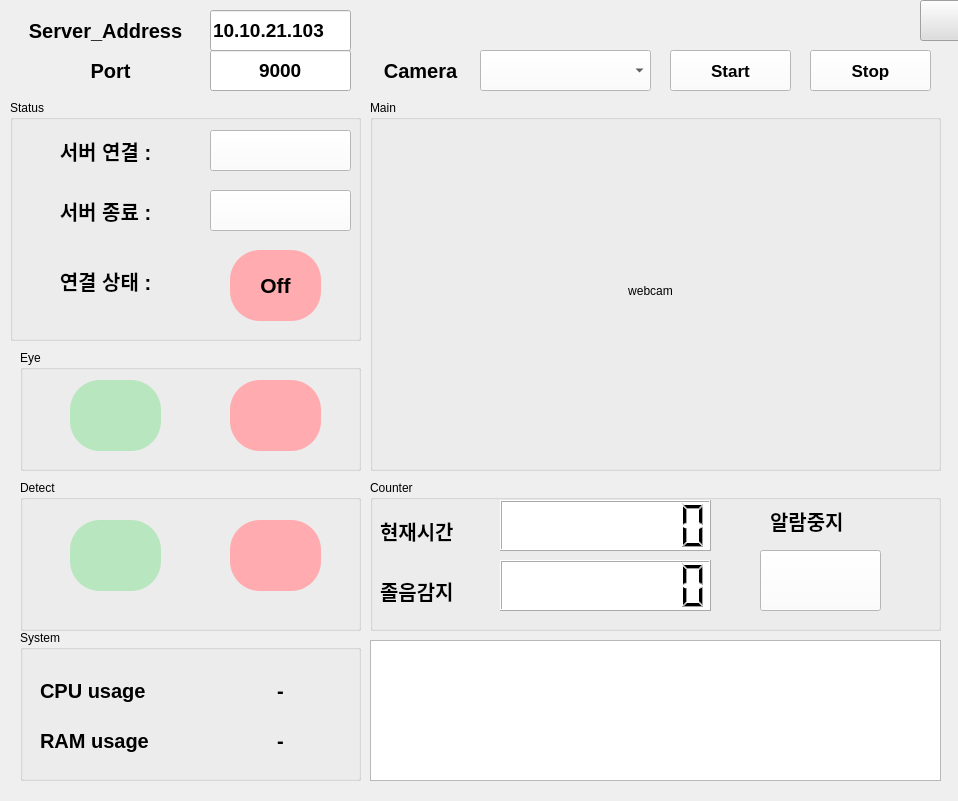
<?xml version="1.0" encoding="UTF-8"?>
<ui version="4.0">
 <class>MainWindow</class>
 <widget class="QMainWindow" name="MainWindow">
  <property name="geometry">
   <rect>
    <x>0</x>
    <y>0</y>
    <width>958</width>
    <height>801</height>
   </rect>
  </property>
  <property name="sizePolicy">
   <sizepolicy hsizetype="Fixed" vsizetype="Fixed">
    <horstretch>0</horstretch>
    <verstretch>0</verstretch>
   </sizepolicy>
  </property>
  <property name="windowTitle">
   <string>MainWindow</string>
  </property>
  <property name="autoFillBackground">
   <bool>false</bool>
  </property>
  <widget class="QWidget" name="centralwidget">
   <widget class="QLabel" name="cameralabel">
    <property name="geometry">
     <rect>
      <x>370</x>
      <y>50</y>
      <width>101</width>
      <height>41</height>
     </rect>
    </property>
    <property name="font">
     <font>
      <family>Arial</family>
      <pointsize>15</pointsize>
      <weight>75</weight>
      <bold>true</bold>
     </font>
    </property>
    <property name="styleSheet">
     <string notr="true"/>
    </property>
    <property name="text">
     <string>Camera</string>
    </property>
    <property name="alignment">
     <set>Qt::AlignCenter</set>
    </property>
   </widget>
   <widget class="QComboBox" name="camlistcb">
    <property name="geometry">
     <rect>
      <x>480</x>
      <y>50</y>
      <width>171</width>
      <height>41</height>
     </rect>
    </property>
    <property name="font">
     <font>
      <family>Arial</family>
      <weight>75</weight>
      <bold>true</bold>
     </font>
    </property>
    <property name="styleSheet">
     <string notr="true">background-color: rgb(255, 255, 255);</string>
    </property>
   </widget>
   <widget class="QPushButton" name="startcambtn">
    <property name="geometry">
     <rect>
      <x>670</x>
      <y>50</y>
      <width>121</width>
      <height>41</height>
     </rect>
    </property>
    <property name="font">
     <font>
      <family>Arial</family>
      <pointsize>13</pointsize>
      <weight>75</weight>
      <bold>true</bold>
     </font>
    </property>
    <property name="styleSheet">
     <string notr="true">background-color: rgb(255, 255, 255);</string>
    </property>
    <property name="text">
     <string>Start</string>
    </property>
   </widget>
   <widget class="QPushButton" name="stopcambtn">
    <property name="geometry">
     <rect>
      <x>810</x>
      <y>50</y>
      <width>121</width>
      <height>41</height>
     </rect>
    </property>
    <property name="font">
     <font>
      <family>Arial</family>
      <pointsize>13</pointsize>
      <weight>75</weight>
      <bold>true</bold>
     </font>
    </property>
    <property name="styleSheet">
     <string notr="true">background-color: rgb(255, 255, 255);</string>
    </property>
    <property name="text">
     <string>Stop</string>
    </property>
   </widget>
   <widget class="QGroupBox" name="groupBox">
    <property name="geometry">
     <rect>
      <x>370</x>
      <y>100</y>
      <width>571</width>
      <height>371</height>
     </rect>
    </property>
    <property name="title">
     <string>Main</string>
    </property>
    <widget class="QLabel" name="mainwebcam">
     <property name="geometry">
      <rect>
       <x>10</x>
       <y>20</y>
       <width>541</width>
       <height>341</height>
      </rect>
     </property>
     <property name="text">
      <string>webcam</string>
     </property>
     <property name="alignment">
      <set>Qt::AlignCenter</set>
     </property>
    </widget>
   </widget>
   <widget class="QGroupBox" name="groupBox_2">
    <property name="geometry">
     <rect>
      <x>10</x>
      <y>100</y>
      <width>351</width>
      <height>241</height>
     </rect>
    </property>
    <property name="title">
     <string>Status</string>
    </property>
    <widget class="QPushButton" name="serverconnectionbtn">
     <property name="geometry">
      <rect>
       <x>200</x>
       <y>30</y>
       <width>141</width>
       <height>41</height>
      </rect>
     </property>
     <property name="font">
      <font>
       <family>Arial</family>
       <pointsize>13</pointsize>
       <weight>75</weight>
       <bold>true</bold>
      </font>
     </property>
     <property name="styleSheet">
      <string notr="true">background-color: rgb(255, 255, 255);</string>
     </property>
     <property name="text">
      <string/>
     </property>
     <property name="icon">
      <iconset>
       <normalon>conn.png</normalon>
      </iconset>
     </property>
     <property name="iconSize">
      <size>
       <width>50</width>
       <height>50</height>
      </size>
     </property>
    </widget>
    <widget class="QPushButton" name="closeconnectionbtn">
     <property name="geometry">
      <rect>
       <x>200</x>
       <y>90</y>
       <width>141</width>
       <height>41</height>
      </rect>
     </property>
     <property name="font">
      <font>
       <family>Arial</family>
       <pointsize>13</pointsize>
       <weight>75</weight>
       <bold>true</bold>
      </font>
     </property>
     <property name="styleSheet">
      <string notr="true">background-color: rgb(255, 255, 255);</string>
     </property>
     <property name="text">
      <string/>
     </property>
     <property name="icon">
      <iconset>
       <normalon>connclose.png</normalon>
      </iconset>
     </property>
     <property name="iconSize">
      <size>
       <width>50</width>
       <height>50</height>
      </size>
     </property>
    </widget>
    <widget class="QLabel" name="cameralabel_11">
     <property name="geometry">
      <rect>
       <x>10</x>
       <y>30</y>
       <width>171</width>
       <height>41</height>
      </rect>
     </property>
     <property name="font">
      <font>
       <family>Arial</family>
       <pointsize>15</pointsize>
       <weight>75</weight>
       <bold>true</bold>
      </font>
     </property>
     <property name="styleSheet">
      <string notr="true"/>
     </property>
     <property name="text">
      <string>서버 연결 :</string>
     </property>
     <property name="alignment">
      <set>Qt::AlignCenter</set>
     </property>
    </widget>
    <widget class="QLabel" name="cameralabel_12">
     <property name="geometry">
      <rect>
       <x>0</x>
       <y>90</y>
       <width>191</width>
       <height>41</height>
      </rect>
     </property>
     <property name="font">
      <font>
       <family>Arial</family>
       <pointsize>15</pointsize>
       <weight>75</weight>
       <bold>true</bold>
      </font>
     </property>
     <property name="styleSheet">
      <string notr="true"/>
     </property>
     <property name="text">
      <string>서버 종료 :</string>
     </property>
     <property name="alignment">
      <set>Qt::AlignCenter</set>
     </property>
    </widget>
    <widget class="QLabel" name="serverofflabel">
     <property name="geometry">
      <rect>
       <x>220</x>
       <y>150</y>
       <width>91</width>
       <height>71</height>
      </rect>
     </property>
     <property name="font">
      <font>
       <family>Arial</family>
       <pointsize>16</pointsize>
       <weight>75</weight>
       <bold>true</bold>
      </font>
     </property>
     <property name="styleSheet">
      <string notr="true">background-color:  rgb(255, 171, 175); border-radius:30px</string>
     </property>
     <property name="text">
      <string>Off</string>
     </property>
     <property name="alignment">
      <set>Qt::AlignCenter</set>
     </property>
    </widget>
    <widget class="QLabel" name="cameralabel_13">
     <property name="geometry">
      <rect>
       <x>0</x>
       <y>160</y>
       <width>191</width>
       <height>41</height>
      </rect>
     </property>
     <property name="font">
      <font>
       <family>Arial</family>
       <pointsize>15</pointsize>
       <weight>75</weight>
       <bold>true</bold>
      </font>
     </property>
     <property name="styleSheet">
      <string notr="true"/>
     </property>
     <property name="text">
      <string>연결 상태 :</string>
     </property>
     <property name="alignment">
      <set>Qt::AlignCenter</set>
     </property>
    </widget>
   </widget>
   <widget class="QGroupBox" name="groupBox_3">
    <property name="geometry">
     <rect>
      <x>370</x>
      <y>480</y>
      <width>571</width>
      <height>151</height>
     </rect>
    </property>
    <property name="title">
     <string>Counter</string>
    </property>
    <widget class="QLabel" name="cameralabel_6">
     <property name="geometry">
      <rect>
       <x>10</x>
       <y>90</y>
       <width>111</width>
       <height>41</height>
      </rect>
     </property>
     <property name="font">
      <font>
       <family>Arial</family>
       <pointsize>15</pointsize>
       <weight>75</weight>
       <bold>true</bold>
      </font>
     </property>
     <property name="styleSheet">
      <string notr="true"/>
     </property>
     <property name="text">
      <string>졸음감지</string>
     </property>
    </widget>
    <widget class="QLCDNumber" name="timelcd">
     <property name="geometry">
      <rect>
       <x>130</x>
       <y>20</y>
       <width>211</width>
       <height>51</height>
      </rect>
     </property>
     <property name="styleSheet">
      <string notr="true">background-color: rgb(255, 255, 255);</string>
     </property>
     <property name="digitCount">
      <number>8</number>
     </property>
    </widget>
    <widget class="QLabel" name="cameralabel_7">
     <property name="geometry">
      <rect>
       <x>10</x>
       <y>30</y>
       <width>111</width>
       <height>41</height>
      </rect>
     </property>
     <property name="font">
      <font>
       <family>Arial</family>
       <pointsize>15</pointsize>
       <weight>75</weight>
       <bold>true</bold>
      </font>
     </property>
     <property name="styleSheet">
      <string notr="true"/>
     </property>
     <property name="text">
      <string>현재시간</string>
     </property>
    </widget>
    <widget class="QLCDNumber" name="drowsinesslcd">
     <property name="geometry">
      <rect>
       <x>130</x>
       <y>80</y>
       <width>211</width>
       <height>51</height>
      </rect>
     </property>
     <property name="styleSheet">
      <string notr="true">background-color: rgb(255, 255, 255);</string>
     </property>
     <property name="digitCount">
      <number>8</number>
     </property>
    </widget>
    <widget class="QPushButton" name="alarmbtn">
     <property name="geometry">
      <rect>
       <x>390</x>
       <y>70</y>
       <width>121</width>
       <height>61</height>
      </rect>
     </property>
     <property name="font">
      <font>
       <family>Arial</family>
       <pointsize>22</pointsize>
       <weight>75</weight>
       <bold>true</bold>
      </font>
     </property>
     <property name="styleSheet">
      <string notr="true">background-color: rgb(255, 255, 255);</string>
     </property>
     <property name="text">
      <string/>
     </property>
     <property name="icon">
      <iconset>
       <activeon>stop.png</activeon>
      </iconset>
     </property>
     <property name="iconSize">
      <size>
       <width>100</width>
       <height>99</height>
      </size>
     </property>
     <property name="autoRepeat">
      <bool>false</bool>
     </property>
     <property name="autoExclusive">
      <bool>false</bool>
     </property>
    </widget>
    <widget class="QLabel" name="cameralabel_10">
     <property name="geometry">
      <rect>
       <x>400</x>
       <y>20</y>
       <width>111</width>
       <height>41</height>
      </rect>
     </property>
     <property name="font">
      <font>
       <family>Arial</family>
       <pointsize>15</pointsize>
       <weight>75</weight>
       <bold>true</bold>
      </font>
     </property>
     <property name="styleSheet">
      <string notr="true"/>
     </property>
     <property name="text">
      <string>알람중지</string>
     </property>
    </widget>
   </widget>
   <widget class="QTextEdit" name="statusTextEdit">
    <property name="geometry">
     <rect>
      <x>370</x>
      <y>640</y>
      <width>571</width>
      <height>141</height>
     </rect>
    </property>
    <property name="font">
     <font>
      <family>Arial</family>
      <pointsize>12</pointsize>
      <weight>75</weight>
      <bold>true</bold>
     </font>
    </property>
   </widget>
   <widget class="QLabel" name="label">
    <property name="geometry">
     <rect>
      <x>0</x>
      <y>0</y>
      <width>958</width>
      <height>893</height>
     </rect>
    </property>
    <property name="font">
     <font>
      <weight>75</weight>
      <bold>true</bold>
     </font>
    </property>
    <property name="text">
     <string/>
    </property>
    <property name="pixmap">
     <pixmap>gray.jpg</pixmap>
    </property>
    <property name="scaledContents">
     <bool>true</bool>
    </property>
   </widget>
   <widget class="QGroupBox" name="groupBox_4">
    <property name="geometry">
     <rect>
      <x>20</x>
      <y>480</y>
      <width>341</width>
      <height>151</height>
     </rect>
    </property>
    <property name="title">
     <string>Detect</string>
    </property>
    <widget class="QLabel" name="drowsinesslabel">
     <property name="geometry">
      <rect>
       <x>210</x>
       <y>40</y>
       <width>91</width>
       <height>71</height>
      </rect>
     </property>
     <property name="font">
      <font>
       <family>Arial</family>
       <pointsize>16</pointsize>
       <weight>75</weight>
       <bold>true</bold>
      </font>
     </property>
     <property name="styleSheet">
      <string notr="true">background-color:  rgb(255, 171, 175); border-radius:30px</string>
     </property>
     <property name="text">
      <string/>
     </property>
     <property name="pixmap">
      <pixmap>sleeping.png</pixmap>
     </property>
     <property name="scaledContents">
      <bool>true</bool>
     </property>
     <property name="alignment">
      <set>Qt::AlignCenter</set>
     </property>
    </widget>
    <widget class="QLabel" name="datasendlabel">
     <property name="geometry">
      <rect>
       <x>50</x>
       <y>40</y>
       <width>91</width>
       <height>71</height>
      </rect>
     </property>
     <property name="font">
      <font>
       <family>Arial</family>
       <pointsize>16</pointsize>
       <weight>75</weight>
       <bold>true</bold>
      </font>
     </property>
     <property name="styleSheet">
      <string notr="true">background-color: rgb(184, 230, 191); border-radius:30px</string>
     </property>
     <property name="text">
      <string/>
     </property>
     <property name="pixmap">
      <pixmap>datasend.png</pixmap>
     </property>
     <property name="scaledContents">
      <bool>true</bool>
     </property>
     <property name="alignment">
      <set>Qt::AlignCenter</set>
     </property>
    </widget>
   </widget>
   <widget class="QGroupBox" name="groupBox_5">
    <property name="geometry">
     <rect>
      <x>20</x>
      <y>350</y>
      <width>341</width>
      <height>121</height>
     </rect>
    </property>
    <property name="title">
     <string>Eye</string>
    </property>
    <widget class="QLabel" name="openeyelabel">
     <property name="geometry">
      <rect>
       <x>50</x>
       <y>30</y>
       <width>91</width>
       <height>71</height>
      </rect>
     </property>
     <property name="font">
      <font>
       <family>Arial</family>
       <pointsize>16</pointsize>
       <weight>75</weight>
       <bold>true</bold>
      </font>
     </property>
     <property name="styleSheet">
      <string notr="true">background-color: rgb(184, 230, 191); border-radius:30px</string>
     </property>
     <property name="text">
      <string/>
     </property>
     <property name="pixmap">
      <pixmap>openeye.png</pixmap>
     </property>
     <property name="scaledContents">
      <bool>true</bool>
     </property>
     <property name="alignment">
      <set>Qt::AlignCenter</set>
     </property>
    </widget>
    <widget class="QLabel" name="closeeyelabel">
     <property name="geometry">
      <rect>
       <x>210</x>
       <y>30</y>
       <width>91</width>
       <height>71</height>
      </rect>
     </property>
     <property name="font">
      <font>
       <family>Arial</family>
       <pointsize>16</pointsize>
       <weight>75</weight>
       <bold>true</bold>
      </font>
     </property>
     <property name="styleSheet">
      <string notr="true">background-color:  rgb(255, 171, 175); border-radius:30px</string>
     </property>
     <property name="text">
      <string/>
     </property>
     <property name="pixmap">
      <pixmap>closeeye.png</pixmap>
     </property>
     <property name="scaledContents">
      <bool>true</bool>
     </property>
     <property name="alignment">
      <set>Qt::AlignCenter</set>
     </property>
    </widget>
   </widget>
   <widget class="QGroupBox" name="groupBox_6">
    <property name="geometry">
     <rect>
      <x>20</x>
      <y>630</y>
      <width>341</width>
      <height>151</height>
     </rect>
    </property>
    <property name="title">
     <string>System</string>
    </property>
    <widget class="QLabel" name="RAMlabel">
     <property name="geometry">
      <rect>
       <x>190</x>
       <y>90</y>
       <width>141</width>
       <height>41</height>
      </rect>
     </property>
     <property name="font">
      <font>
       <family>Arial</family>
       <pointsize>15</pointsize>
       <weight>75</weight>
       <bold>true</bold>
      </font>
     </property>
     <property name="styleSheet">
      <string notr="true"/>
     </property>
     <property name="text">
      <string>-</string>
     </property>
     <property name="alignment">
      <set>Qt::AlignCenter</set>
     </property>
    </widget>
    <widget class="QLabel" name="cameralabel_4">
     <property name="geometry">
      <rect>
       <x>20</x>
       <y>90</y>
       <width>141</width>
       <height>41</height>
      </rect>
     </property>
     <property name="font">
      <font>
       <family>Arial</family>
       <pointsize>15</pointsize>
       <weight>75</weight>
       <italic>false</italic>
       <bold>true</bold>
      </font>
     </property>
     <property name="styleSheet">
      <string notr="true"/>
     </property>
     <property name="text">
      <string>RAM usage</string>
     </property>
    </widget>
    <widget class="QLabel" name="cameralabel_3">
     <property name="geometry">
      <rect>
       <x>20</x>
       <y>40</y>
       <width>141</width>
       <height>41</height>
      </rect>
     </property>
     <property name="font">
      <font>
       <family>Arial</family>
       <pointsize>15</pointsize>
       <weight>75</weight>
       <italic>false</italic>
       <bold>true</bold>
      </font>
     </property>
     <property name="styleSheet">
      <string notr="true"/>
     </property>
     <property name="text">
      <string>CPU usage</string>
     </property>
    </widget>
    <widget class="QLabel" name="CPUlabel">
     <property name="geometry">
      <rect>
       <x>190</x>
       <y>40</y>
       <width>141</width>
       <height>41</height>
      </rect>
     </property>
     <property name="font">
      <font>
       <family>Arial</family>
       <pointsize>15</pointsize>
       <weight>75</weight>
       <bold>true</bold>
      </font>
     </property>
     <property name="styleSheet">
      <string notr="true"/>
     </property>
     <property name="text">
      <string>-</string>
     </property>
     <property name="alignment">
      <set>Qt::AlignCenter</set>
     </property>
    </widget>
   </widget>
   <widget class="QLabel" name="cameralabel_8">
    <property name="geometry">
     <rect>
      <x>10</x>
      <y>10</y>
      <width>191</width>
      <height>41</height>
     </rect>
    </property>
    <property name="font">
     <font>
      <family>Arial</family>
      <pointsize>15</pointsize>
      <weight>75</weight>
      <bold>true</bold>
     </font>
    </property>
    <property name="styleSheet">
     <string notr="true"/>
    </property>
    <property name="text">
     <string>Server_Address</string>
    </property>
    <property name="alignment">
     <set>Qt::AlignCenter</set>
    </property>
   </widget>
   <widget class="QLineEdit" name="server_addresslineEdit">
    <property name="geometry">
     <rect>
      <x>210</x>
      <y>10</y>
      <width>141</width>
      <height>41</height>
     </rect>
    </property>
    <property name="font">
     <font>
      <family>Arial</family>
      <pointsize>14</pointsize>
      <weight>75</weight>
      <bold>true</bold>
     </font>
    </property>
    <property name="text">
     <string>10.10.21.103</string>
    </property>
    <property name="readOnly">
     <bool>true</bool>
    </property>
    <property name="placeholderText">
     <string>127.0.0.1</string>
    </property>
   </widget>
   <widget class="QLabel" name="cameralabel_9">
    <property name="geometry">
     <rect>
      <x>50</x>
      <y>50</y>
      <width>121</width>
      <height>41</height>
     </rect>
    </property>
    <property name="font">
     <font>
      <family>Arial</family>
      <pointsize>15</pointsize>
      <weight>75</weight>
      <bold>true</bold>
     </font>
    </property>
    <property name="styleSheet">
     <string notr="true"/>
    </property>
    <property name="text">
     <string>Port</string>
    </property>
    <property name="alignment">
     <set>Qt::AlignCenter</set>
    </property>
   </widget>
   <widget class="QLineEdit" name="portlineEdit">
    <property name="geometry">
     <rect>
      <x>210</x>
      <y>50</y>
      <width>141</width>
      <height>41</height>
     </rect>
    </property>
    <property name="font">
     <font>
      <family>Arial</family>
      <pointsize>14</pointsize>
      <weight>75</weight>
      <bold>true</bold>
     </font>
    </property>
    <property name="text">
     <string>9000</string>
    </property>
    <property name="alignment">
     <set>Qt::AlignCenter</set>
    </property>
    <property name="readOnly">
     <bool>true</bool>
    </property>
    <property name="placeholderText">
     <string>9000</string>
    </property>
   </widget>
   <widget class="QPushButton" name="closebtn">
    <property name="geometry">
     <rect>
      <x>920</x>
      <y>0</y>
      <width>41</width>
      <height>41</height>
     </rect>
    </property>
    <property name="font">
     <font>
      <family>Arial</family>
      <pointsize>16</pointsize>
     </font>
    </property>
    <property name="styleSheet">
     <string notr="true">background-color: rgb(222, 222, 222);</string>
    </property>
    <property name="text">
     <string/>
    </property>
    <property name="icon">
     <iconset>
      <normalon>exit2.png</normalon>
     </iconset>
    </property>
    <property name="iconSize">
     <size>
      <width>37</width>
      <height>30</height>
     </size>
    </property>
   </widget>
   <zorder>label</zorder>
   <zorder>cameralabel</zorder>
   <zorder>camlistcb</zorder>
   <zorder>startcambtn</zorder>
   <zorder>stopcambtn</zorder>
   <zorder>groupBox</zorder>
   <zorder>groupBox_2</zorder>
   <zorder>groupBox_3</zorder>
   <zorder>statusTextEdit</zorder>
   <zorder>groupBox_4</zorder>
   <zorder>groupBox_5</zorder>
   <zorder>groupBox_6</zorder>
   <zorder>cameralabel_8</zorder>
   <zorder>server_addresslineEdit</zorder>
   <zorder>cameralabel_9</zorder>
   <zorder>portlineEdit</zorder>
   <zorder>closebtn</zorder>
  </widget>
 </widget>
 <resources/>
 <connections/>
</ui>
